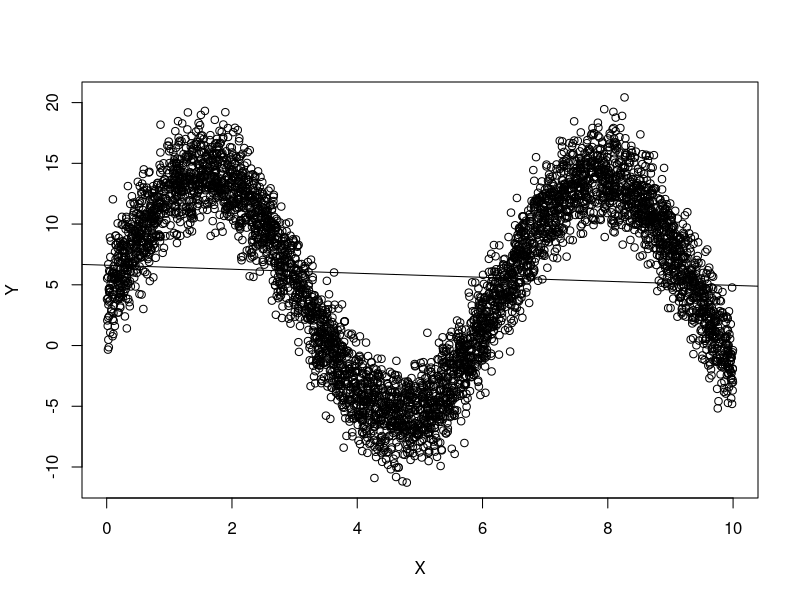
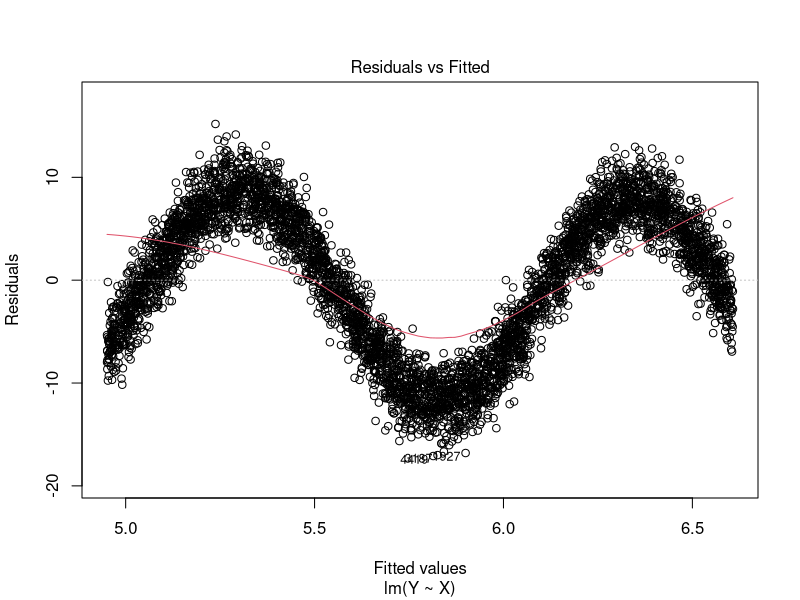
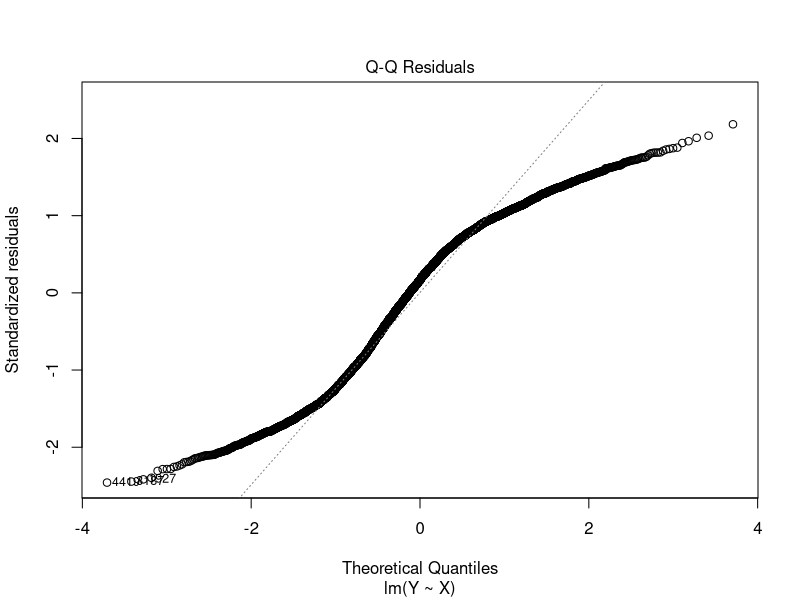
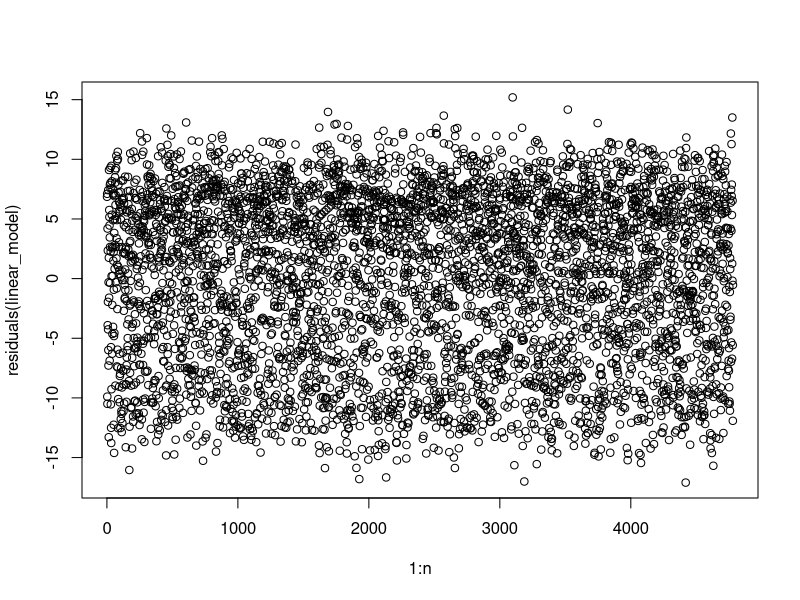
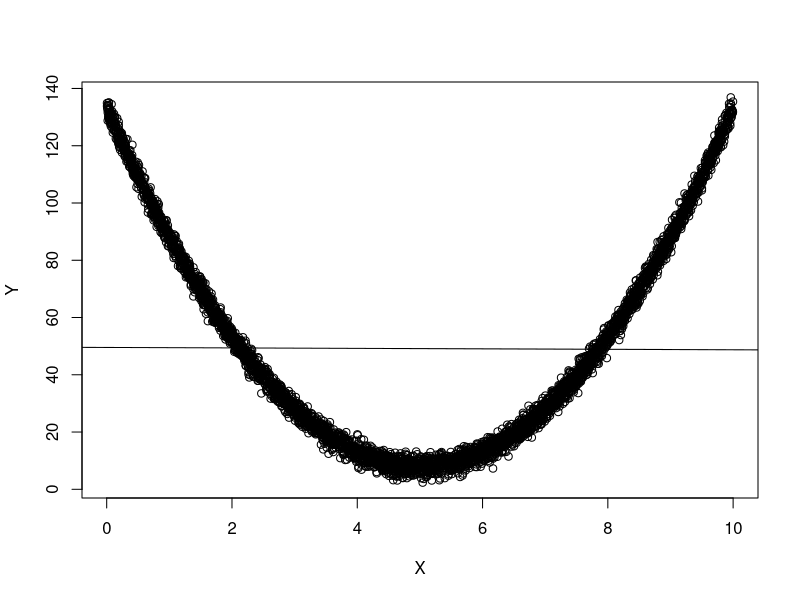
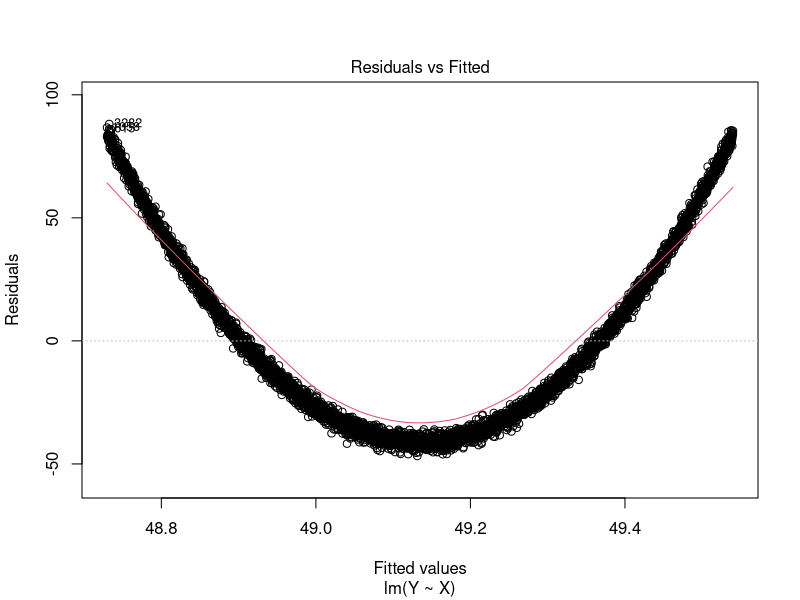
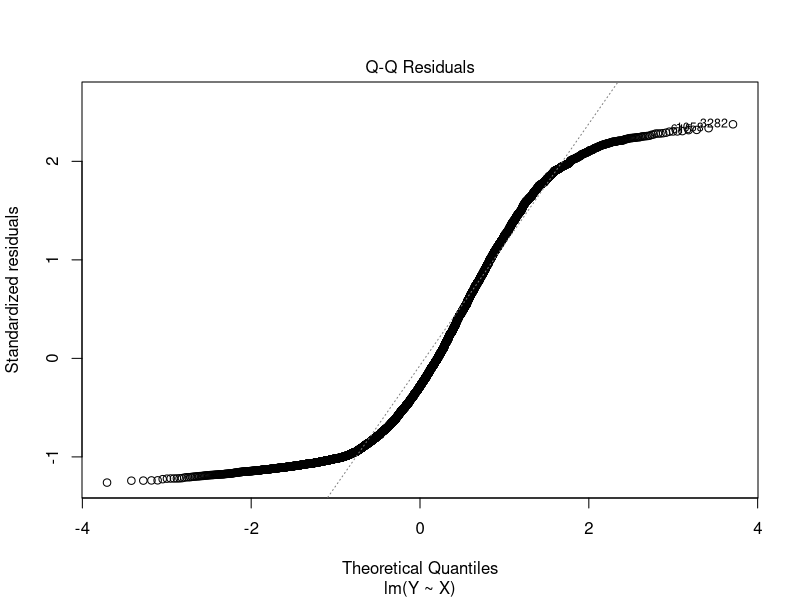
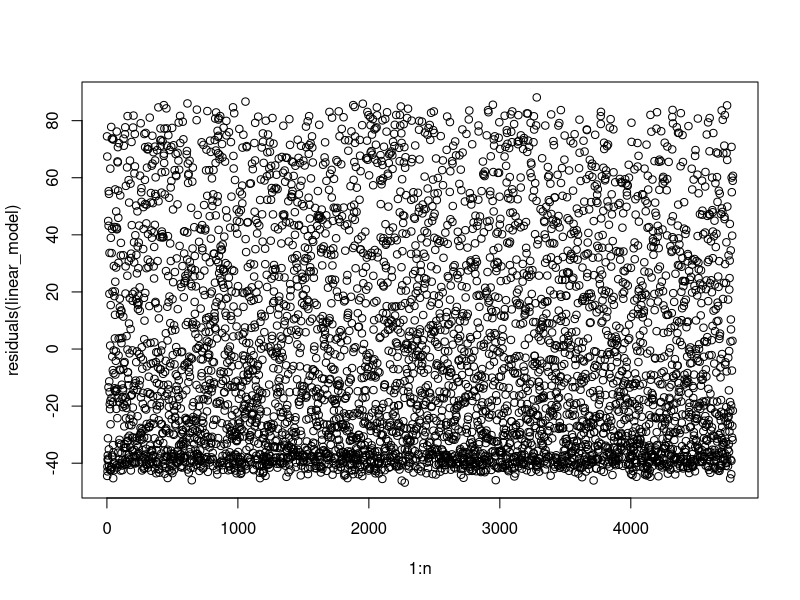

The R script that drew these images, in order:
## ---- chunk 1
knitr::opts_chunk$set(echo = TRUE)
## ---- chunk 2
require(ggplot2)
## ---- chunk 3
check_violations <- function(sample_size, orig_new_obsv, violation_name, violation_func, sigma_sq, orig_X) {

  # ordinary relationship with no violations
  if (violation_name == "None") {
    X <- orig_X
    new_obsv <- orig_new_obsv
    eps <- rnorm(sample_size, mean = 0, sd = sqrt(sigma_sq))
    return(list(X,new_obsv,eps))
  }
  if (violation_name == "Nonlinear relationship") {
    X <- violation_func(orig_X)
    new_obsv <- violation_func(orig_new_obsv)
    eps <- rnorm(sample_size, mean = 0, sd = sqrt(sigma_sq))
    return(list(X,new_obsv,eps))
  }
  if (violation_name == "Non-normal errors") {
    # gamma distributed errors
    if (violation_func == "Gamma") {
      X <- orig_X
      new_obsv <- orig_new_obsv
      eps_alpha <- sigma_sq
      eps_beta <- 1
      eps <- (rgamma(sample_size, shape = eps_alpha, scale = eps_beta) - eps_alpha * eps_beta) * 2
      return(list(X,new_obsv,eps))
    }
    # poisson distributed errors
    if (violation_func == "Poisson") {
      X <- orig_X
      new_obsv <- orig_new_obsv
      lambda <- sigma_sq
      eps <- (rpois(sample_size, lambda) - lambda) * 2
      return(list(X,new_obsv,eps))
    }
  }
  if (violation_name == "Heterogeneous variances") {
    X <- orig_X
    new_obsv <- orig_new_obsv
    eps <- rnorm(sample_size, mean = 0, sd = violation_func(X))
    return(list(X,new_obsv,eps))
  }
  if (violation_name == "Correlated Errors") {
    X <- orig_X
    rho <- violation_func
    new_obsv <- orig_new_obsv
    eps <- rep(0, sample_size)
    e.ind <- rnorm(sample_size, mean = 0, sd = (sigma_sq / sqrt(1-rho^2)))
    eps[1] <- e.ind[1]
    for (i in 2:sample_size) {
      eps[i] <- rho * eps[i-1] + e.ind[i]
    }
    return(list(X,new_obsv,eps))
  }
    if (violation_name == "Multicolinearity") {
    X <- unname(cbind(orig_X[,1],violation_func(orig_X[,1])))
    new_obsv<- unname(cbind(orig_new_obsv[,1],violation_func(orig_new_obsv[,1])))
    eps <- rnorm(sample_size, mean = 0, sd = sqrt(sigma_sq))
    return(list(X,new_obsv,eps))
  }
}


# function that will run simulations, violating a specific assumption
run_simulations <- function(num_runs, sample_size, num_new_obsv, violation, violation_func, num_predictors, sigma_sq) {
  
  sim_results <- data.frame(percent_yhat_bad_confint        = 0,
                            percent_intercept_bad_confint   = 0, 
                            percent_param_bad_confint       = 0, 
                            average_mse                     = 0, 
                            percent_insignificant_intercept = 0, 
                            percent_insignificant_param     = 0) 

  parameters <- sample.int(10,num_predictors + 1)
  for (i in 1:num_runs) {
    
    if (num_predictors == 2) {
      X <- cbind(runif(sample_size, 0, 10),runif(sample_size, 10, 20))
      new_obsv <- cbind(runif(num_new_obsv, 0, 10),runif(num_new_obsv, 10, 20))
    } else {X <- runif(sample_size, 0, 10)
            new_obsv <- runif(num_new_obsv, 0, 10)}
    
    
    # transform our data to violate assumptions of linearity
    violated_data <- check_violations(sample_size, new_obsv, violation, violation_func, sigma_sq, X)
    violated_X <- violated_data[[1]]
    violated_new_obsv <- violated_data[[2]]
    eps <- violated_data[[3]]

    # TODO: make this not break plot_diagnostics
    if (violation == "Multicolinearity") {
      X <- violated_X
      new_obsv <- violated_new_obsv
    }

    # add in column of ones to capture beta0 when generating Y and expected value of Y
    Y <- (cbind(1,violated_X) %*% parameters) + eps
    exp_val_Y <- cbind(1,violated_new_obsv) %*% parameters
    
    # fit a linear model using the simulated data
    lm_data <- data.frame(Y = Y, X = I(X))
    my_lm <- lm(Y ~ X, data=lm_data)
    
    # predict y for new values of x using the fitted linear model
    Y_hat_ci <- predict(my_lm, newdata = data.frame(X = I(new_obsv)), interval = "confidence")
    
    # check whether the confidence interval actually captures the expected value of y from the true model
    n_bad_predictions <- num_new_obsv - sum((exp_val_Y >= Y_hat_ci[,2]) & (exp_val_Y <= Y_hat_ci[,3]))
# freq of confint for prediction of new data points not capturing the expected val of Y based on ground truth
    sim_results$percent_yhat_bad_confint <- sim_results$percent_yhat_bad_confint + n_bad_predictions
    
    # get confidence iterval for beta hat
    beta_ci <- confint(my_lm)
    
    # check whether the true value for the betas is caputured in the confidence interval
    good_betas <- ((parameters >= beta_ci[,"2.5 %"]) & (parameters <= beta_ci[,"97.5 %"]))
    if (good_betas[1] == FALSE)

# how many times true beta_0 was not captured by the confint for our fitted model
      sim_results$percent_intercept_bad_confint <- sim_results$percent_intercept_bad_confint + 1
    # good_betas[-1] means anything that is not the intercept coeff
    if (sum(good_betas[-1] == FALSE) >= 1) 
# bad predictor rate: how many times a parameter that was not b0 was not within the confint
      # if there's more than one they are combined
      {sim_results$percent_param_bad_confint <- sim_results$percent_param_bad_confint + sum(good_betas[-1] == FALSE)}
    
    # add the mse to the sum of MSE for all runs (to be averaged at the end)
    sim_results$average_mse <- sim_results$average_mse + (anova(my_lm)$'Mean Sq'[2]) # [2] for residual
    
    
    # check which beta_hats are significant based on the p-values
    p_vals <- summary(my_lm)$coeff[,4] # 4 for pvals
    if (p_vals[1] > .05)
# frequency % p-val(intercept) was >0.05      
      sim_results$percent_insignificant_intercept <- sim_results$percent_insignificant_intercept + 1
    if (sum(p_vals[-1] > .05) >= 1)
      
# excluding intercept coeff, freq that params for predictors had p-val > 0.05 in all our sims. on interval (0,1)
      # sum in case more than one predictor var
      {sim_results$percent_insignificant_param <- sim_results$percent_insignificant_param + sum(p_vals[-1] > .05)}
  }
  
  # FINALLY, take mean of all these 
  sim_results <- sim_results/num_runs
  
  # confint for predictions did not capture expected value, divided by n new data points 
  sim_results$percent_yhat_bad_confint <- sim_results$percent_yhat_bad_confint/(num_new_obsv)
  
  # conint for predictor param did not capture true param used to generate data, divited by number of predictors
  sim_results$percent_param_bad_confint <- sim_results$percent_param_bad_confint/(num_predictors)
  
  # precent of (non-intercept) params that whose p-val > 0.05
  sim_results$percent_insignificant_param <- sim_results$percent_insignificant_param/(num_predictors)

  # R is terrible and we have to return our objects as a list >:C
  payload <- list(sim_results=sim_results, linear_model=my_lm, X=X, Y=Y, eps=eps, Y_hat_ci=Y_hat_ci, exp_val_Y=exp_val_Y, n=sample_size)
  return(payload)
}
## ---- chunk 4
plot_diagnostics <- function(payload) {
  # unpack payload
  list2env(payload, envir=environment())
  multiple_predictors <- is.matrix(X)

  if(multiple_predictors){
    
    multivariate_dataframe <- as.data.frame(cbind(X, Y))
    colnames(multivariate_dataframe) <- c("X1", "X2", "Y")
    multivariate_linear_model <- lm(Y~., data = multivariate_dataframe)
    
    
    writeLines("Is there Evidence of Multicollinearity?\nIs the relationship between each predictor and Y linear?")
    pairs(multivariate_dataframe)
    
  } else {
      writeLines("Is the Relationship Between X and Y Linear? ")
      plot(Y ~ X)
      abline(linear_model)
  }
  


  writeLines("Do the Residuals Have Constant Variance?\n\n Does the plot appear to be a general cloud of points or is there a megaphone shape?")
  plot(linear_model, which = 1) 
  
  writeLines("Are the Residuals Normally Distributed?")
  plot(linear_model, which = 2)
  
  writeLines("Are the Residuals Independent?")  
  plot(1:n, residuals(linear_model))
  


}

## ---- chunk 5
summary_diagnostics <- function(payload) {
  # unpack payload
  list2env(payload, envir=environment())

  print(summary(linear_model))
  print(anova(linear_model))
}
## ---- chunk 6
advanced_diagnostics <- function(payload) {
  # unpack payload
  list2env(payload, envir=environment())
  multiple_predictors <- is.matrix(X)
  # writeLines("Diagnostic #1: Is the Regression Function Linear? ")
  # print(anova(lm_model))
  
  writeLines("Do the Residuals Have Constant Variance?\n\n Does the plot appear to be a general cloud of points or is there a megaphone shape?")

  writeLines("Large values of the test statistic lead to us rejecting H0 and concluding that we have nonconstant variance (ie heteroskedacity).")
  
  
  print(bptest(Y ~ X))
  
  writeLines("Are the Residuals Normally Distributed?")
  # plot(lm_model, which = 2)
  print(shapiro.test(residuals(linear_model)))

  
  if(multiple_predictors){
    writeLines("Is there Evidence of Multicollinearity?")  
    writeLines("Here are some rough guidelines:
    VIF_j≈1: no evidence of multicollinearity for x_j
    1<VIF_j<5: evidence of moderate multicollinearity for x_j
    5≤VIF_j<10: evidence of strong multicollinearity for x_j
    VIF_j≥10 evidence of severe multicollinearity for x_j, will almost certainly cause problems")
    
  
    multivariate_dataframe <- as.data.frame(cbind(X, Y))
    colnames(multivariate_dataframe) <- c("X1", "X2", "Y")
    multivariate_linear_model <- lm(Y~., data = multivariate_dataframe)
  
  
    print(vif(multivariate_linear_model))
  }

  

}

## ---- chunk 7
# n_sims <- 100
# n_samps <- 100
# num_new_obsv <- 10
# violation_type <- "Nonlinear relationship"
# violation_func <- sin
# num_predictors <- 1
# sigma_sq <- 1
# 
# payload <- run_simulations(n_sims, n_samps, num_new_obsv, violation_type, violation_func, num_predictors, sigma_sq)
# cat(violation_type, n_sims, n_samps, num_new_obsv, str(violation_func), num_predictors, sigma_sq)
# plot_diagnostics(payload)
## ---- chunk 8
# set up constants for simulations
set.seed(1)
n_small <- 20
n_med <- 100
n_large <- 5000
num_runs <- 100
num_new_obsv <- 20
# num_predictors <- 1
sigma_sq <- 4
## ---- chunk 9
poly_func <- function(x) (x-5)^2
poly_small_results <- run_simulations(num_runs,
                                      n_small, 
                                      num_new_obsv, 
                                      violation = "Nonlinear relationship", 
                                      violation_func = poly_func, 
                                      num_predictors = 1, 
                                      sigma_sq)

poly_med_results <-run_simulations(num_runs,
                                   n_med, 
                                   num_new_obsv, 
                                   violation =  "Nonlinear relationship", 
                                   violation_func = poly_func, 
                                   num_predictors = 1, 
                                   sigma_sq)

poly_large_results <- run_simulations(num_runs, 
                                     n_large, 
                                     num_new_obsv, 
                                     violation =  "Nonlinear relationship", 
                                     violation_func = poly_func, 
                                     num_predictors = 1, 
                                     sigma_sq)
## ---- chunk 10
exp_small_results <- run_simulations(num_runs,
                                     n_small, 
                                     num_new_obsv, 
                                     violation =  "Nonlinear relationship", 
                                     violation_func = exp, 
                                     num_predictors = 1, 
                                     sigma_sq)

exp_med_results <-run_simulations(num_runs, 
                                  n_med, 
                                  num_new_obsv, 
                                  violation =  "Nonlinear relationship",
                                  violation_func = exp, 
                                  num_predictors = 1, 
                                  sigma_sq)

exp_large_results <-run_simulations(num_runs,
                                    n_large, 
                                    num_new_obsv, 
                                    violation =  "Nonlinear relationship", 
                                    violation_func = exp, 
                                    num_predictors = 1, 
                                    sigma_sq)
## ---- chunk 11
sin_small_results <- run_simulations(num_runs, 
                                     n_small, 
                                     num_new_obsv, 
                                     violation =  "Nonlinear relationship", 
                                     violation_func = sin, 
                                     num_predictors = 1, 
                                     sigma_sq)

sin_med_results <- run_simulations(num_runs, 
                                   n_med, 
                                   num_new_obsv, 
                                   violation =  "Nonlinear relationship", 
                                   violation_func = sin, 
                                   num_predictors = 1, 
                                   sigma_sq)

sin_large_results <- run_simulations(num_runs, 
                                     n_large, 
                                     num_new_obsv, 
                                     violation =  "Nonlinear relationship", 
                                     violation_func = sin, 
                                     num_predictors = 1, 
                                     sigma_sq)
## ---- chunk 12
log_small_results <- run_simulations(num_runs, 
                                     n_small, 
                                     num_new_obsv, 
                                     violation =  "Nonlinear relationship", 
                                     violation_func = log,
                                     num_predictors = 1, 
                                     sigma_sq)

log_med_results <- run_simulations(num_runs, 
                                   n_med, 
                                   num_new_obsv, 
                                   violation =  "Nonlinear relationship", 
                                   violation_func = log, 
                                   num_predictors = 1, 
                                   sigma_sq)

log_large_results <- run_simulations(num_runs, 
                                     n_large, 
                                     num_new_obsv, 
                                     violation =  "Nonlinear relationship", 
                                     violation_func = log, 
                                     num_predictors = 1, 
                                     sigma_sq)

## ---- chunk 13
(polynomial_results <- rbind(small_samp = poly_small_results[[1]], 
                            med_samp = poly_med_results[[1]], 
                            large_samp = poly_large_results[[1]]))

(exponential_results <- rbind(small_samp = exp_small_results[[1]],
                             med_samp = exp_med_results[[1]], 
                             large_samp = exp_large_results[[1]]))

(sinusoidal_results <- rbind(small_samp = sin_small_results[[1]], 
                            med_samp = sin_med_results[[1]], 
                            large_samp = sin_large_results[[1]]))

(logarithmic_results <- rbind(small_samp = log_small_results[[1]], 
                             med_samp = log_med_results[[1]], 
                             large_samp = log_large_results[[1]]))
## ---- chunk 14

#part e, name the normal func & nonnormal func & randomly call it
q1_random_func <- sample(c(poly_func, sin, log, exp), 3)
n <- sample(20:5000, 1)
q1_random_violation_1 <- sample(c("None","Nonlinear relationship"), 1)

q1_random_results_1 <- run_simulations(num_runs = 1, 
                                  n, 
                                  num_new_obsv, 
                                  violation =  q1_random_violation_1,
                                  violation_func = q1_random_func[[1]],
                                  num_predictors = 1, 
                                  sigma_sq)


q1_random_violation_2 <- sample(c("None","Nonlinear relationship"), 1)
q1_random_results_2 <- run_simulations(num_runs = 1, 
                                  n, 
                                  num_new_obsv, 
                                  violation =  q1_random_violation_2,
                                  violation_func = q1_random_func[[2]],
                                  num_predictors = 1, 
                                  sigma_sq)


q1_random_violation_3 <- sample(c("None","Nonlinear relationship"), 1)
q1_random_results_3 <- run_simulations(num_runs = 1, 
                                  n, 
                                  num_new_obsv, 
                                  violation =  q1_random_violation_3,
                                  violation_func = q1_random_func[[3]],
                                  num_predictors = 1, 
                                  sigma_sq)
q1_random_results_1[[1]]
q1_random_results_2[[1]]
q1_random_results_2[[1]]
## ---- chunk 15
plot_diagnostics(q1_random_results_1)
plot_diagnostics(q1_random_results_2)
plot_diagnostics(q1_random_results_3)
## ---- chunk 16
q1_random_violation_1
q1_random_func[[1]]
q1_random_violation_2
q1_random_func[[2]]
q1_random_violation_3
q1_random_func[[3]]
## ---- chunk 17
gamma_small_results <- run_simulations(num_runs, 
                                     n_small, 
                                     num_new_obsv, 
                                     violation =  "Non-normal errors", 
                                     violation_func = "Gamma",
                                     num_predictors = 1, 
                                     sigma_sq)

gamma_med_results <- run_simulations(num_runs, 
                                   n_med, 
                                   num_new_obsv, 
                                   violation =  "Non-normal errors", 
                                   violation_func = "Gamma", 
                                   num_predictors = 1, 
                                   sigma_sq)

gamma_large_results <- run_simulations(num_runs, 
                                     n_large, 
                                     num_new_obsv, 
                                     violation =  "Non-normal errors", 
                                     violation_func = "Gamma", 
                                     num_predictors = 1, 
                                     sigma_sq)


## ---- chunk 18
poisson_small_results <- run_simulations(num_runs, 
                                     n_small, 
                                     num_new_obsv, 
                                     violation =  "Non-normal errors", 
                                     violation_func = "Poisson",
                                     num_predictors = 1, 
                                     sigma_sq)

poisson_med_results <- run_simulations(num_runs, 
                                   n_med, 
                                   num_new_obsv, 
                                   violation =  "Non-normal errors", 
                                   violation_func = "Poisson", 
                                   num_predictors = 1, 
                                   sigma_sq)

poisson_large_results <- run_simulations(num_runs, 
                                     n_large, 
                                     num_new_obsv, 
                                     violation =  "Non-normal errors", 
                                     violation_func = "Poisson", 
                                     num_predictors = 1, 
                                     sigma_sq)

## ---- chunk 19
(gamma_results <- rbind(small_samp = gamma_small_results[[1]], 
                             med_samp = gamma_med_results[[1]], 
                             large_samp = gamma_large_results[[1]]))

(poisson_results <- rbind(small_samp = poisson_small_results[[1]], 
                             med_samp = poisson_med_results[[1]], 
                             large_samp = poisson_large_results[[1]]))
## ---- chunk 20
#part e, name the normal func & nonnormal func & randomly call it
random.func2 <- sample(c("Poisson","Gamma"), 1)
n <- sample(20:5000, 1)
random.violation2 <- sample(c("None","Non-normal errors"), 1)

random_results2 <- run_simulations(num_runs = 1, 
                                  n, 
                                  num_new_obsv, 
                                  violation =  random.violation2,
                                  violation_func = random.func2,
                                  num_predictors = 1, 
                                  sigma_sq)

random_results2[[1]]
## ---- chunk 21
plot_diagnostics(random_results2)
## ---- chunk 22
random.violation2
random.func2
## ---- chunk 23
poly_func_2 <- function(x) 0.5*x^2
hetero_var_poly_small_results <- run_simulations(num_runs,
                                     n_small, 
                                     num_new_obsv, 
                                     violation =  "Heterogeneous variances", 
                                     violation_func = poly_func_2, 
                                     num_predictors = 1, 
                                     sigma_sq)

hetero_var_poly_med_results <-run_simulations(num_runs, 
                                  n_med, 
                                  num_new_obsv, 
                                  violation =  "Heterogeneous variances",
                                  violation_func = poly_func_2, 
                                  num_predictors = 1, 
                                  sigma_sq)

hetero_var_poly_large_results <-run_simulations(num_runs,
                                    n_large, 
                                    num_new_obsv, 
                                    violation =  "Heterogeneous variances", 
                                    violation_func = poly_func_2, 
                                    num_predictors = 1, 
                                    sigma_sq)

hetero_var_exp_small_results <- run_simulations(num_runs,
                                     n_small, 
                                     num_new_obsv, 
                                     violation =  "Heterogeneous variances", 
                                     violation_func = exp, 
                                     num_predictors = 1, 
                                     sigma_sq)

hetero_var_exp_med_results <-run_simulations(num_runs, 
                                  n_med, 
                                  num_new_obsv, 
                                  violation =  "Heterogeneous variances",
                                  violation_func = exp, 
                                  num_predictors = 1, 
                                  sigma_sq)

hetero_var_exp_large_results <-run_simulations(num_runs,
                                    n_large, 
                                    num_new_obsv, 
                                    violation =  "Heterogeneous variances", 
                                    violation_func = exp, 
                                    num_predictors = 1, 
                                    sigma_sq)

## ---- chunk 24
hetero_var_poly_results <- rbind(small_samp = hetero_var_poly_small_results[[1]],
                             med_samp = hetero_var_poly_med_results[[1]], 
                             large_samp = hetero_var_poly_large_results[[1]])
hetero_var_poly_results

hetero_var_exp_results <- rbind(small_samp = hetero_var_exp_small_results[[1]],
                             med_samp = hetero_var_exp_med_results[[1]], 
                             large_samp = hetero_var_exp_large_results[[1]])
hetero_var_exp_results
## ---- chunk 25
#part e, name the normal func & nonnormal func & randomly call it
random_poly_func <- function(x) {
  a <- runif(1,0,5)
  b <- runif(1,2,4)
  return((x-a)^b)
}
n <- sample(20:5000, 1)
random.violation3 <- sample(c("None","Heterogeneous variances"), 1)

random_results3 <- run_simulations(num_runs = 1, 
                                  n_large, 
                                  num_new_obsv, 
                                  violation =  random.violation3,
                                  violation_func = random_poly_func,
                                  num_predictors = 1, 
                                  sigma_sq)

random_results3[[1]]
## ---- chunk 26
plot_diagnostics(random_results3)
## ---- chunk 27
random.violation3

## ---- chunk 28
# Sample code to get started
corr_error_small_results_h <- run_simulations(num_runs,
                                     n_small, 
                                     num_new_obsv, 
                                     violation =  "Correlated Errors", 
                                     violation_func = 0.9, 
                                     num_predictors = 1, 
                                     sigma_sq)

corr_error_med_results_h <-run_simulations(num_runs, 
                                  n_med, 
                                  num_new_obsv, 
                                  violation =  "Correlated Errors",
                                  violation_func = 0.9, 
                                  num_predictors = 1, 
                                  sigma_sq)

corr_error_large_results_h <-run_simulations(num_runs,
                                    n_large, 
                                    num_new_obsv, 
                                    violation =  "Correlated Errors", 
                                    violation_func = 0.9, 
                                    num_predictors = 1, 
                                    sigma_sq)

#correlated errors with rho of .3
corr_error_small_results_l <- run_simulations(num_runs,
                                     n_small, 
                                     num_new_obsv, 
                                     violation =  "Correlated Errors", 
                                     violation_func = 0.3, 
                                     num_predictors = 1, 
                                     sigma_sq)

corr_error_med_results_l <-run_simulations(num_runs, 
                                  n_med, 
                                  num_new_obsv, 
                                  violation =  "Correlated Errors",
                                  violation_func = 0.3, 
                                  num_predictors = 1, 
                                  sigma_sq)

corr_error_large_results_l <-run_simulations(num_runs,
                                    n_large, 
                                    num_new_obsv, 
                                    violation =  "Correlated Errors", 
                                    violation_func = 0.3, 
                                    num_predictors = 1, 
                                    sigma_sq)
## ---- chunk 29
corr_error_results_h <- rbind(small_samp = corr_error_small_results_h[[1]],
                             med_samp = corr_error_med_results_h[[1]], 
                             large_samp = corr_error_large_results_h[[1]])
corr_error_results_h

corr_error_results_l <- rbind(small_samp = corr_error_small_results_l[[1]],
                             med_samp = corr_error_med_results_l[[1]], 
                             large_samp = corr_error_large_results_l[[1]])
corr_error_results_l
## ---- chunk 30
#randomly select a value of rho equal to .7 or 0 from a large sample size
rho <- sample(c(0.2,0.8),1)
n <- sample(20:5000, 1)
random.violation4 <- sample(c("None","Correlated Errors"),1)
random_results4 <-run_simulations(num_runs = 1,
                                    n,
                                    num_new_obsv,
                                    violation =  random.violation4,
                                    violation_func = rho,
                                    num_predictors = 1,
                                    sigma_sq)
random_results4[[1]]

## ---- chunk 31
#randomly select a value of rho equal to .8 or 0 from a large sample size
# set.seed(1234)
# rho_vec <- c(0, .8)
# #choose random value of rho
# rho <- sample(rho_vec,1)
# 
#   n <- 500
#   x <- runif(n, 0, 10)
#   newx <- runif(n,0,10)
#   eps <- rep(0, n)
#   e.ind <- rnorm(n, mean = 0, sd = (sigma / sqrt(1-rho^2)))
#   eps[1] <- e.ind[1]
#   for (i in 2:n) {
#     eps[i] <- rho * eps[i-1] + e.ind[i]
#   }
#   y <- b0 + b1 * x + eps
#   
#   lm.random <- lm(y~x)
#   
#   plot(lm.random)
#   plot(1:n, residuals(lm.random))

## ---- chunk 32
plot_diagnostics(random_results4)
## ---- chunk 33
random.violation4
rho
## ---- chunk 34
add_noise <- function(x) x + rnorm(length(x))
multicolinearity_noise_small_results <- run_simulations(num_runs,
                                     n_small,
                                     num_new_obsv,
                                     violation =  "Multicolinearity",
                                     violation_func = add_noise,
                                     num_predictors = 2,
                                     sigma_sq)

multicolinearity_noise_med_results <- run_simulations(num_runs,
                                     n_med,
                                     num_new_obsv,
                                     violation =  "Multicolinearity",
                                     violation_func = add_noise,
                                     num_predictors = 2,
                                     sigma_sq)

multicolinearity_noise_large_results <- run_simulations(num_runs,
                                     n_large,
                                     num_new_obsv,
                                     violation =  "Multicolinearity",
                                     violation_func = add_noise,
                                     num_predictors = 2,
                                     sigma_sq)

poly_func_3 <- function(x) x^2
multicolinearity_poly_small_results <- run_simulations(num_runs,
                                     n_small,
                                     num_new_obsv,
                                     violation =  "Multicolinearity",
                                     violation_func = poly_func_3,
                                     num_predictors = 2,
                                     sigma_sq)

multicolinearity_poly_med_results <- run_simulations(num_runs,
                                     n_med,
                                     num_new_obsv,
                                     violation =  "Multicolinearity",
                                     violation_func = poly_func_3,
                                     num_predictors = 2,
                                     sigma_sq)

multicolinearity_poly_large_results <- run_simulations(num_runs,
                                     n_large,
                                     num_new_obsv,
                                     violation =  "Multicolinearity",
                                     violation_func = poly_func_3,
                                     num_predictors = 2,
                                     sigma_sq)
## ---- chunk 35
multicolinearity_noise_results <- rbind(small_samp = multicolinearity_noise_small_results[[1]],
                             med_samp = multicolinearity_noise_med_results[[1]],
                             large_samp = multicolinearity_noise_large_results[[1]])
multicolinearity_noise_results

multicolinearity_poly_results <- rbind(small_samp = multicolinearity_poly_small_results[[1]],
                             med_samp = multicolinearity_poly_med_results[[1]],
                             large_samp = multicolinearity_poly_large_results[[1]])
multicolinearity_poly_results
## ---- chunk 36
#part e, name the normal func & nonnormal func & randomly call it
n <- sample(c(n_small,n_med,n_large), 1)
random.violation5 <- sample(c("None","Multicolinearity"), 1)

random_results5 <- run_simulations(num_runs = 1,
                                  n,
                                  num_new_obsv,
                                  violation =  random.violation5,
                                  violation_func = add_noise,
                                  num_predictors = 2,
                                  sigma_sq)

random_results5[[1]]
random.violation5
## ---- chunk 37
plot_diagnostics(random_results5)
## ---- chunk 38
random.violation5
## ---- chunk 39
